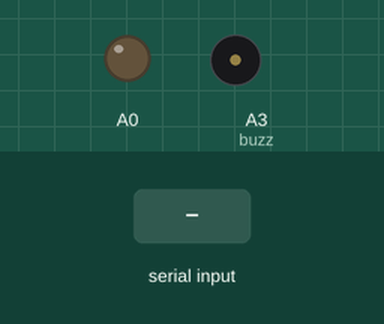
A sketch run on a simulated Arduino Uno, built with avr-gcc and run on an emulated ATmega328P. Shown: output pins drawn as LEDs (lit = HIGH), buzzer (waves = sounding, pin HIGH). The inputs (shaded band) are chosen by the test bench.

Above: at 6.2 s.
6.3 s: byte 1 (1) received over Serial
At 7.1 s:
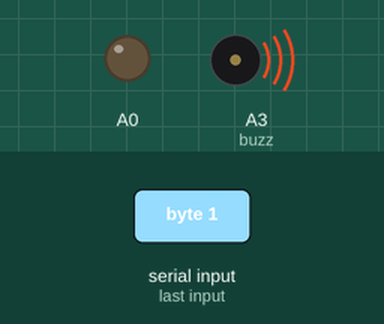
Timing chart, 0 to 12.8 s (numbered marks = the images above; inputs shaded):
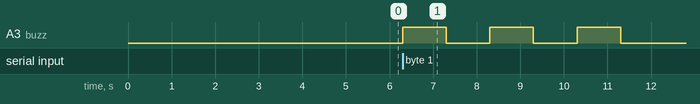

The sketch:

sketch_apr26a.ino
```cpp
char r=13;
char d=34;
char z=26;
int t=0;
int a,b,i,s;
int buzz=A3;
int sensor[]={0,2,3,4,5,6,7,8};
void setup()
{
Serial.begin(9600);
pinMode(2,INPUT);
pinMode(3,INPUT);
pinMode(4,INPUT);
pinMode(5,INPUT);
pinMode(6,INPUT);
pinMode(7,INPUT);
pinMode(8,INPUT);
pinMode(A0,OUTPUT);
pinMode(A3,OUTPUT);
delay(5000);
}

void loop()
{
  if(Serial.available())
  {
    a=Serial.read();
    if(a==1)
    {
      buzzer(3);
      wait(5);
      check();

    }
  }

}


void buzzer(int b)
{
  for(i=0;i<b;i++)
  {
    digitalWrite(A0,LOW);
    digitalWrite(buzz,HIGH);
    delay(1000);
    digitalWrite(buzz,LOW);
    delay(1000);

  }
  return;
}


void wait(int w)
{
  for(i=0;i<w;i++)
  {
    delay(60000);

  }
  return;
}


void check()
{
 t=t++;
 //digitalWrite(12,HIGH);
 delay(2000);
 s=digitalRead(sensor[t]);
 if(s==HIGH)
 {
   buzzer(2);
 }

}

/*void sms()
{
  delay(3000);
  Serial.print("AT");
  Serial.print(r);
  delay(3000);
  Serial.print("AT+CMGF=1");
  Serial.print(r);
  delay(1000);
  Serial.print("AT+CMGS=");
  Serial.print(d);
  Serial.print("+919036729021");
  Serial.print(d);
  Serial.print(r);
  delay(1000);
  Serial.print("E-Pill Reminder : Patient has not taken medication");
  Serial.print(z);
  delay(10000);
}*/
```

Measured:
- after the input at 6.3 s, A3 (buzz): alternates HIGH for 1.0 s and LOW for 1.0 s, 6 changes in all, then stays LOW, starting at once
